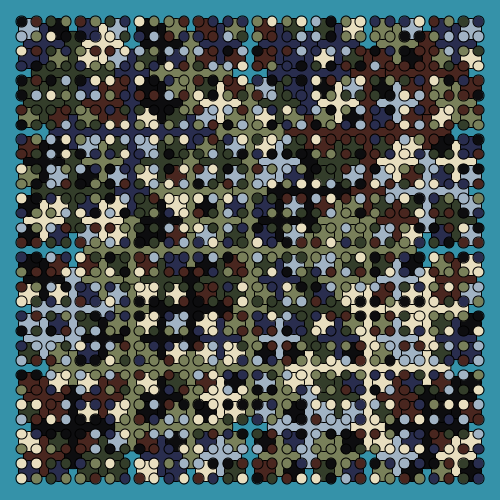
Frame 1 (no input)
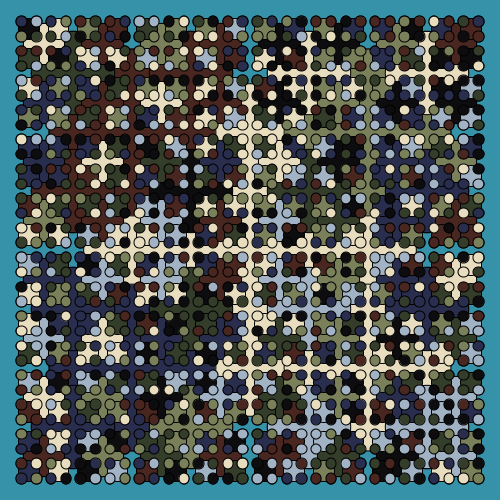
Frame 2 (the mouse pressed at the canvas centre, redrawn once)

The Processing sketch that drew these frames (run headless with seeded random() and noise(); the mouse was pressed at the canvas centre and the sketch redrawn once):

// Processing sketch: build
// ── build.pde
color[] palette = {#3592A9,#49261F,#E8DEBF,#292D4E,#333D2A,#79805A,#A1B3C4,#0D0D0F};
void setup() {
	size(500, 500);
	background(palette[0]);
	noLoop();
	// noStroke();
}
void draw() {
	translate(width / 2, height / 2);
	rotate(PI / 4);
	drawCircle(0, 0, width / 1.5);
}
void drawCircle(float x, float y, float s) {
	fill(palette[(int)random(1, palette.length)]);
	circle(x, y, s);
	if (s > 15) {
		drawCircle(x + s / 2, y,         s / 2);
		drawCircle(x - s / 2, y,         s / 2);
		drawCircle(x,         y + s / 2, s / 2);
		drawCircle(x,         y - s / 2, s / 2);
	}
}
